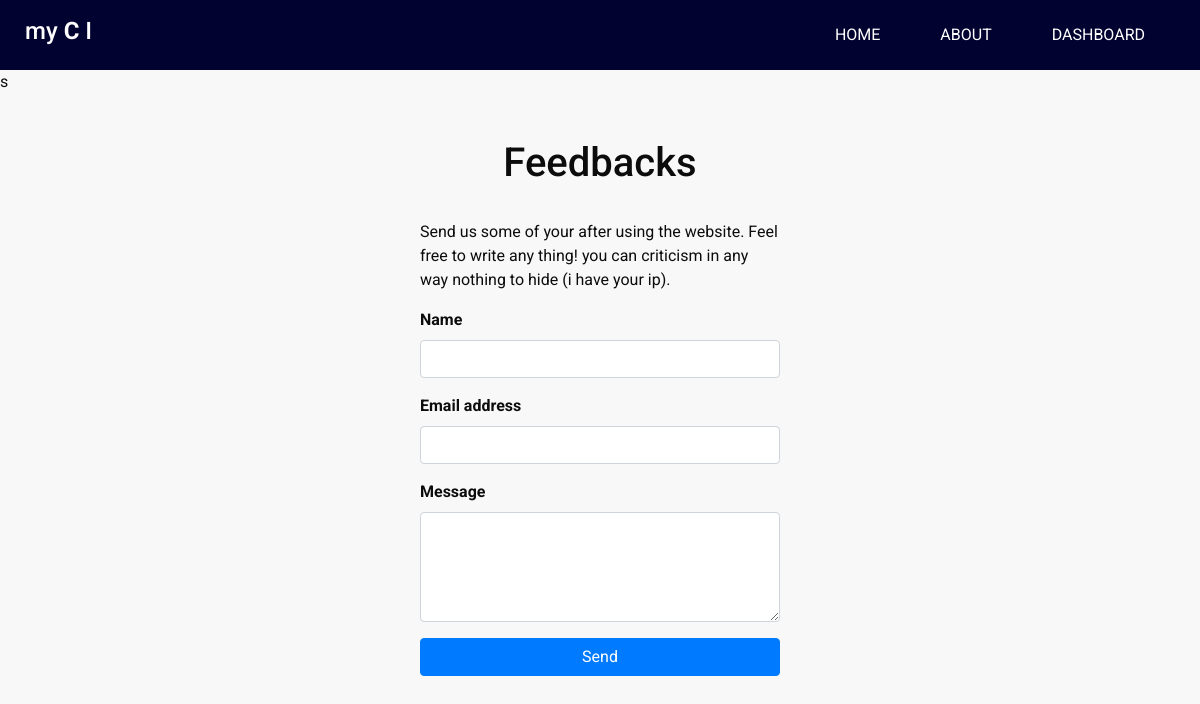
The app's page /feedback-form.php, older data.
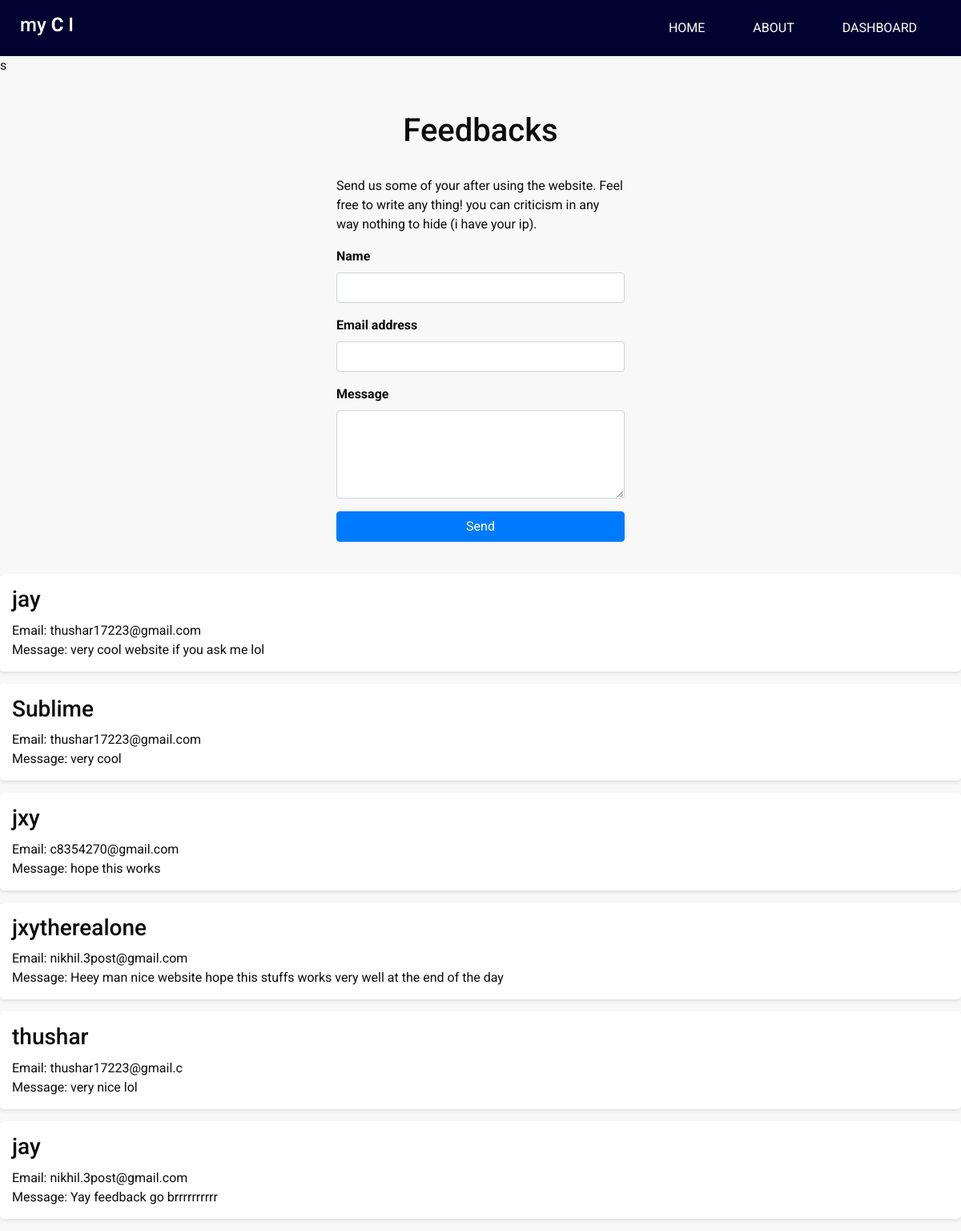
The same page, newer data.
### tables this page shows
CREATE TABLE IF NOT EXISTS `feedbacks` (
  `id` int NOT NULL AUTO_INCREMENT,
  `name` varchar(20) NOT NULL,
  `email` varchar(25) NOT NULL,
  `message` varchar(100) NOT NULL,
  PRIMARY KEY (`id`)
);

### feedback-form.php (the view, shortened to what this page needs)
<!DOCTYPE html>
<html>
<head>
  <link rel="stylesheet" type="text/css" href="css/bootstrap.css" />
  <link href="css/font-awesome.min.css" rel="stylesheet" />
  <link href="css/style.css" rel="stylesheet" />
  <link href="css/responsive.css" rel="stylesheet" />
</head>
<body class="sub_page">
  <div class="hero_area">
    <header class="header_section">
      <div class="container-fluid">
        <nav class="navbar navbar-expand-lg custom_nav-container ">
          <a class="navbar-brand" href="home.html">
            <h4 style="font-size: x-large; cursor: pointer; color: white;">
              my
              <span style="font-size: x-large;">c</span>
              I
            </h4>
          </a>
          <div class="collapse navbar-collapse" id="navbarSupportedContent">
            <ul class="navbar-nav  ml-auto">
              <li class="nav-item ">
                <a class="nav-link" href="home.html">Home <span class="sr-only">(current)</span></a>
              </li>
              <li class="nav-item active">
                <a class="nav-link" href="about.html"> About</a>
              </li>
              <li class="nav-item dropdown">
                <a class="nav-link dropdown-toggle" href="#" id="navbarDropdown" role="button" data-toggle="dropdown" aria-haspopup="true" aria-expanded="false">
                  Dashboard
                </a>
              </li>
            </ul>
          </div>
        </nav>
      </div>
    </header>
  </div>
<?php
    include('backend-php/feedback.php');
    ?>
  <div class="container">
        <div class="custom-form">
            <h1 style="text-align: center; padding: 25px;">Feedbacks</h1>
            <p>Send us some of your after using the website. Feel free to write any thing! you can criticism in any way nothing to hide
                (i have your ip). </p>
            <form method="post" action="backend-php/feedback.php">
                <div class="form-group">
                    <label for="form4Example1">Name</label>
                    <input type="text" id="form4Example1" class="form-control" name="name"/>
                </div>
                <div class="form-group">
                    <label for="form4Example2">Email address</label>
                    <input type="email" id="form4Example2" class="form-control" name="email"/>
                </div>
                <div class="form-group">
                    <label for="form4Example3">Message</label>
                    <textarea class="form-control" id="form4Example3" rows="4" name="message"></textarea>
                </div>
                <button type="submit" class="btn btn-primary btn-block">Send</button>
            </form>
        </div>
    </div>
    <?php
        $sql = "SELECT * FROM feedbacks";
        $result = $conn->query($sql);
        if ($result->num_rows > 0) {
            echo '<div class="feedback-list">';
        }
        while ($row = $result->fetch_assoc()) {
            echo '<div class="feedback-card">';
            echo '<h3>' . $row["name"] . '</h3>';
            echo '<p>Email: ' . $row["email"] . '</p>';
            echo '<p>Message: ' . $row["message"] . '</p>';
            echo '</div>';
        }
        echo '</div>';
    ?>
</body>
</html>

### backend-php/feedback.php (shortened to what this page needs)
?>s

### css/style.css (style rules this page uses)
body { font-family: "Roboto", sans-serif; color: #0c0c0c; background-color: #f8f8f8; overflow-x: hidden; }
a, a:hover, a:focus { text-decoration: none; }
.btn, .btn:focus { outline: none !important; -webkit-box-shadow: none; box-shadow: none; }
.hero_area { position: relative; background-color: #020230; min-height: 100vh; display: -webkit-box; display: -ms-flexbox; display: flex; -webkit-box-orient: vertical; -webkit-box-direction: normal; -ms-flex-direction: column; flex-direction: column; }
.sub_page .hero_area { min-height: auto; }
.header_section .container-fluid { padding-right: 25px; padding-left: 25px; }
.navbar-brand span { font-weight: bold; color: #ffffff; font-size: 24px; text-transform: uppercase; }
.custom_nav-container { padding: 10px 0; }
.custom_nav-container .navbar-nav .nav-item .nav-link { padding: 3px 15px; margin: 10px 15px; color: #ffffff; text-align: center; text-transform: uppercase; }

### css/responsive.css (style rules this page uses)
@media (min-width: 1200px) { .container { max-width: 1170px; } }

### feedback-form.php (style rules this page uses)
.nav-item.dropdown { position: relative; }
.nav-link.dropdown-toggle::after { display: none; }
.custom-form { max-width: 400px; margin: 0 auto; padding: 20px; }
.custom-form label { font-weight: bold; }
.feedback-list { margin-top: 20px; }
.feedback-card { background-color: #fff; border-radius: 5px; padding: 15px; margin-bottom: 15px; box-shadow: 0 2px 4px rgba(0, 0, 0, 0.1); }
.feedback-card h3 { margin-top: 0; margin-bottom: 10px; }
.feedback-card p { margin: 0; }

Row changes from the older to the newer data that the page shows:
added feedbacks: name "jay", email "thushar17223@gmail.com", message "very cool website if you ask me lol"
added feedbacks: name "Sublime", email "thushar17223@gmail.com", message "very cool"
added feedbacks: name "jxy", email "c8354270@gmail.com", message "hope this works"
added feedbacks: name "jxytherealone", email "nikhil.3post@gmail.com", message "Heey man nice website hope this stuffs works very well at the end of the day"
added feedbacks: name "thushar", email "thushar17223@gmail.c", message "very nice lol"
added feedbacks: name "jay", email "nikhil.3post@gmail.com", message "Yay feedback go brrrrrrrrrr"
